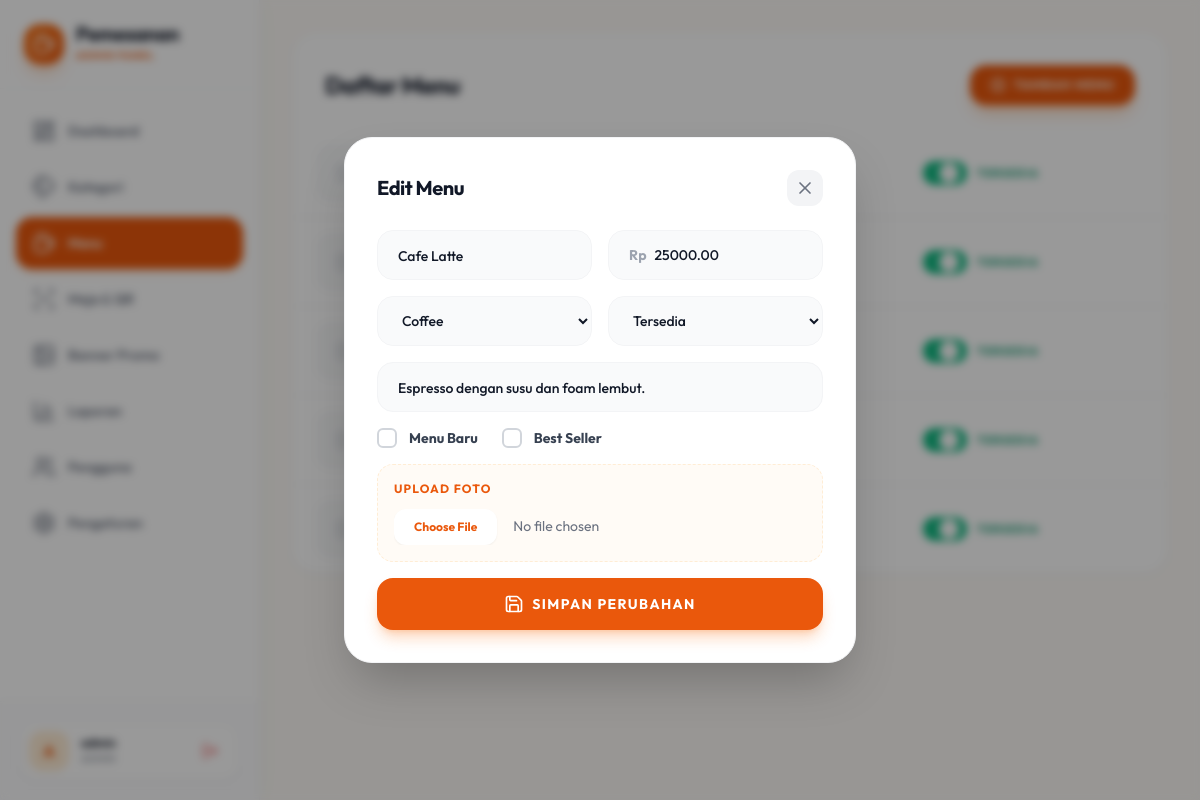
Page /admin/menus.php?edit=2 (signed in) on the committed database.
### tables this page shows
CREATE TABLE IF NOT EXISTS menus (
    id INT AUTO_INCREMENT PRIMARY KEY,
    kategori_id INT NOT NULL,
    nama_menu VARCHAR(100) NOT NULL,
    deskripsi TEXT,
    harga DECIMAL(10, 2) NOT NULL,
    gambar_url VARCHAR(255) DEFAULT NULL,
    status ENUM('tersedia', 'habis') NOT NULL DEFAULT 'tersedia',
    is_new BOOLEAN NOT NULL DEFAULT FALSE,
    is_bestseller BOOLEAN NOT NULL DEFAULT FALSE,
    created_at TIMESTAMP DEFAULT CURRENT_TIMESTAMP,
    FOREIGN KEY (kategori_id) REFERENCES categories(id) ON DELETE CASCADE
);

CREATE TABLE IF NOT EXISTS categories (
    id INT AUTO_INCREMENT PRIMARY KEY,
    nama_kategori VARCHAR(50) NOT NULL UNIQUE,
    created_at TIMESTAMP DEFAULT CURRENT_TIMESTAMP
);

### admin/menus.php (the view, shortened to what this page needs)
<?php
require_once '../config/db.php';
$editData = null;
if (isset($_GET['edit'])) {
    $stmt = $pdo->prepare("SELECT * FROM menus WHERE id = ?");
    $stmt->execute([(int)$_GET['edit']]);
    $editData = $stmt->fetch();
}
$fetchedMenus = $pdo->query("SELECT m.*, c.nama_kategori FROM menus m JOIN categories c ON m.kategori_id = c.id ORDER BY m.nama_menu")->fetchAll();
$fetchedCategories = $pdo->query("SELECT * FROM categories")->fetchAll();
?>
<?php
require_once 'layout_header.php';
?>
<div class="p-4 md:p-8">
    <div class="bg-white rounded-[24px] shadow-sm border border-gray-100 overflow-hidden">
        <div class="flex flex-col sm:flex-row sm:justify-between items-start sm:items-center gap-4 sm:gap-0 p-5 md:p-8 pb-4 md:pb-6">
            <h1 class="text-2xl font-bold tracking-tight text-gray-900">Daftar Menu</h1>
            <button onclick="openMenuModal()" class="px-5 py-3 bg-brand-600 text-white rounded-2xl text-xs font-bold uppercase tracking-widest hover:bg-brand-700 transition-snappy shadow-lg shadow-brand-500/30 flex items-center gap-2">
                <i data-lucide="plus-circle" class="w-4 h-4"></i> Tambah Menu
            </button>
        </div>
        <ul class="divide-y divide-gray-100">
            <?php foreach ($fetchedMenus as $menuItem): ?>
            <li class="flex flex-col sm:flex-row sm:items-center justify-between px-4 md:px-6 py-4 hover:bg-gray-50/50 transition-colors group" id="menu-row-<?= $menuItem['id'] ?>">
                <div class="flex items-center gap-4 flex-1 min-w-0">
                    <?php if ($menuItem['gambar_url']): ?>
                    <img src="../<?= $menuItem['gambar_url'] ?>" alt="<?= htmlspecialchars($menuItem['nama_menu']) ?>" class="w-14 h-14 rounded-[12px] object-cover bg-gray-50 border border-gray-100 shrink-0">
                    <?php else: ?>
                    <div class="w-14 h-14 rounded-[12px] bg-gray-50 flex items-center justify-center text-gray-300 border border-gray-100 shrink-0"><i data-lucide="image" class="w-5 h-5"></i></div>
                    <?php endif; ?>
                    <div class="min-w-0">
                        <span class="font-bold text-gray-900 flex items-center gap-2 mb-0.5 text-[14px]">
                            <span class="truncate"><?= htmlspecialchars($menuItem['nama_menu']) ?></span>
                        </span>
                        <span class="text-[13px] font-medium text-gray-500"><?= $menuItem['nama_kategori'] ?> &bull; <span class="text-brand-600 font-bold">Rp <?= number_format($menuItem['harga'],0,',','.') ?></span></span>
                    </div>
                </div>
                <div class="flex items-center justify-between w-full sm:w-auto gap-4 shrink-0 mt-4 sm:mt-0 border-t border-gray-100 sm:border-0 pt-4 sm:pt-0">
                    <label class="relative inline-flex items-center cursor-pointer w-[130px] justify-end" title="<?= $menuItem['status'] == 'tersedia' ? 'Klik untuk nonaktifkan' : 'Klik untuk aktifkan' ?>">
                        <div class="w-11 h-6 bg-gray-200 rounded-full peer peer-checked:bg-emerald-500 transition-colors duration-300 after:content-[''] after:absolute after:top-[2px] after:left-[2px] after:bg-white after:rounded-full after:h-5 after:w-5 after:shadow-sm after:transition-all after:duration-300 peer-checked:after:translate-x-5"></div>
                        <span class="ml-2.5 text-[11px] font-bold uppercase tracking-widest toggle-label w-[70px] <?= $menuItem['status'] == 'tersedia' ? 'text-emerald-600' : 'text-red-500' ?>"><?= $menuItem['status'] == 'tersedia' ? 'Tersedia' : 'Habis' ?></span>
                    </label>
                </div>
            </li>
            <?php endforeach; ?>
        </ul>
    </div>
</div>
<div id="menu-modal" class="fixed inset-0 z-50 hidden">
    <div class="absolute top-1/2 left-1/2 -translate-x-1/2 -translate-y-1/2 w-[calc(100%-2rem)] md:w-full md:max-w-lg bg-white rounded-[28px] shadow-2xl border border-gray-100 p-6 md:p-8 max-h-[90vh] overflow-y-auto" style="animation: modalIn 0.3s ease-out">
        <div class="flex justify-between items-center mb-6">
            <h2 class="text-xl font-bold tracking-tight text-gray-900"><?= $editData ? 'Edit Menu' : 'Tambah Menu Baru' ?></h2>
            <button onclick="closeMenuModal()" class="w-9 h-9 flex items-center justify-center rounded-xl bg-gray-100 text-gray-500 hover:bg-gray-200 transition-colors">
                <i data-lucide="x" class="w-5 h-5"></i>
            </button>
        </div>
        <form method="POST" action="menus.php" enctype="multipart/form-data" class="space-y-4">
            <div class="grid grid-cols-1 md:grid-cols-2 gap-4">
                <div class="bg-gray-50 rounded-2xl px-5 py-3 border border-gray-100 focus-within:border-brand-500 focus-within:bg-white transition-colors">
                    <input type="text" name="nama_menu" value="<?= $editData ? htmlspecialchars($editData['nama_menu']) : '' ?>" required class="w-full bg-transparent border-none focus:outline-none text-sm font-medium text-gray-900" placeholder="Nama Menu">
                </div>
                <div class="bg-gray-50 rounded-2xl px-5 py-3 border border-gray-100 focus-within:border-brand-500 focus-within:bg-white transition-colors flex items-center">
                    <span class="text-gray-400 text-sm font-bold mr-2">Rp</span>
                    <input type="number" name="harga" value="<?= $editData ? $editData['harga'] : '' ?>" required class="w-full bg-transparent border-none focus:outline-none text-sm font-medium text-gray-900" placeholder="Harga">
                </div>
            </div>
            <div class="grid grid-cols-1 md:grid-cols-2 gap-4">
                <select name="kategori_id" required class="bg-gray-50 rounded-2xl px-5 py-3.5 border border-gray-100 focus:border-brand-500 focus:bg-white transition-colors text-sm font-medium text-gray-900 outline-none cursor-pointer">
                    <?php foreach ($fetchedCategories as $categoryItem): ?><option value="<?= $categoryItem['id'] ?>" <?= ($editData && $editData['kategori_id'] == $categoryItem['id']) ? 'selected' : '' ?>><?= $categoryItem['nama_kategori'] ?></option><?php endforeach; ?>
                </select>
                <select name="status" class="bg-gray-50 rounded-2xl px-5 py-3.5 border border-gray-100 focus:border-brand-500 focus:bg-white transition-colors text-sm font-medium text-gray-900 outline-none cursor-pointer">
                    <option value="tersedia" <?= ($editData && $editData['status'] === 'tersedia') ? 'selected' : '' ?>>Tersedia</option>
                </select>
            </div>
            <div class="bg-gray-50 rounded-2xl px-5 py-3 border border-gray-100 focus-within:border-brand-500 focus-within:bg-white transition-colors">
                <input type="text" name="deskripsi" value="<?= $editData ? htmlspecialchars($editData['deskripsi']) : '' ?>" class="w-full bg-transparent border-none focus:outline-none text-sm font-medium text-gray-900" placeholder="Deskripsi Singkat">
            </div>
            <div class="flex gap-6">
                <label class="flex items-center gap-3 cursor-pointer group">
                    <div class="relative flex items-center justify-center">
                        <input type="checkbox" name="is_new" value="1" <?= ($editData && $editData['is_new']) ? 'checked' : '' ?> class="peer appearance-none w-5 h-5 rounded-md border-2 border-gray-300 checked:bg-brand-600 checked:border-brand-600 transition-colors">
                    </div>
                    <span class="text-sm font-bold text-gray-700 group-hover:text-brand-600 transition-colors">Menu Baru</span>
                </label>
                <label class="flex items-center gap-3 cursor-pointer group">
                    <div class="relative flex items-center justify-center">
                        <input type="checkbox" name="is_bestseller" value="1" <?= ($editData && $editData['is_bestseller']) ? 'checked' : '' ?> class="peer appearance-none w-5 h-5 rounded-md border-2 border-gray-300 checked:bg-brand-600 checked:border-brand-600 transition-colors">
                    </div>
                    <span class="text-sm font-bold text-gray-700 group-hover:text-brand-600 transition-colors">Best Seller</span>
                </label>
            </div>
            <div class="bg-brand-50/50 p-4 rounded-2xl border border-brand-100 border-dashed">
                <label class="block text-xs uppercase tracking-widest text-brand-600 mb-3 font-bold">
                    <?= $editData && $editData['gambar_url'] ? 'Ganti Foto' : 'Upload Foto' ?>
                </label>
                <input type="file" name="gambar" accept="image/*" <?= $editData ? '' : 'required' ?> class="w-full text-sm text-gray-500 file:mr-4 file:py-2.5 file:px-5 file:rounded-xl file:border-0 file:text-xs file:font-bold file:bg-white file:text-brand-600 file:shadow-sm hover:file:bg-brand-50 cursor-pointer">
            </div>
            <?php if ($editData): ?>
            <button type="submit" name="update" class="w-full py-4 bg-brand-600 text-white rounded-2xl text-sm font-bold uppercase tracking-widest hover:bg-brand-700 transition-snappy shadow-lg shadow-brand-500/30 flex justify-center items-center gap-2"><i data-lucide="save" class="w-5 h-5"></i> Simpan Perubahan</button>
            <?php endif; ?>
        </form>
    </div>
</div>
<?php require_once 'layout_footer.php'; ?>

### assets/css/style.css (style rules this page uses)
:root { --bg-primary: #FDFBF7; --bg-secondary: #FFFFFF; --text-primary: #1F2937; --text-secondary: #6B7280; --border-color: #F3F4F6; --accent-color: #EA580C; --accent-light: #FFF7ED; --accent-dark: #C2410C; --cubic-spring: cubic-bezier(0.34, 1.56, 0.64, 1); --cubic-snappy: cubic-bezier(0.16, 1, 0.3, 1); }
body { font-family: 'Outfit', -apple-system, BlinkMacSystemFont, "Segoe UI", Roboto, Helvetica, Arial, sans-serif; background-color: var(--bg-primary); color: var(--text-primary); -webkit-font-smoothing: antialiased; -moz-osx-font-smoothing: grayscale; }
h1, h2, h3, h4, h5, h6 { letter-spacing: -0.02em; text-wrap: balance; color: #111827; }
.transition-snappy { transition: all 400ms var(--cubic-snappy); }

### rows in the picture
menus: status "TERSEDIA"
menus: shows "TERSEDIA", nama_menu "Cafe Latte", harga "25000.00", kategori_id "Coffee", status "Tersedia", deskripsi "Espresso dengan susu dan foam lembut."
menus: status "TERSEDIA"
menus: status "TERSEDIA"
menus: status "TERSEDIA"

### other values in the picture
substr($_SESSION['username'], 0, 1) "A"
$_SESSION['username'] "admin"
